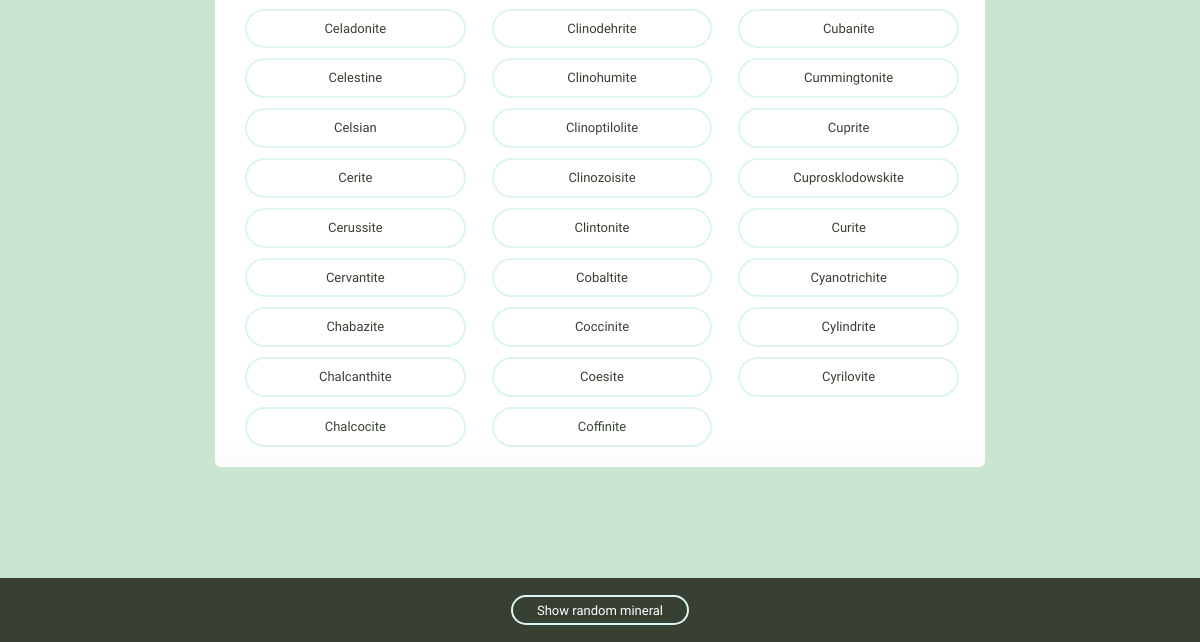
The app's page /minerals/initial/C (lower part), older data.
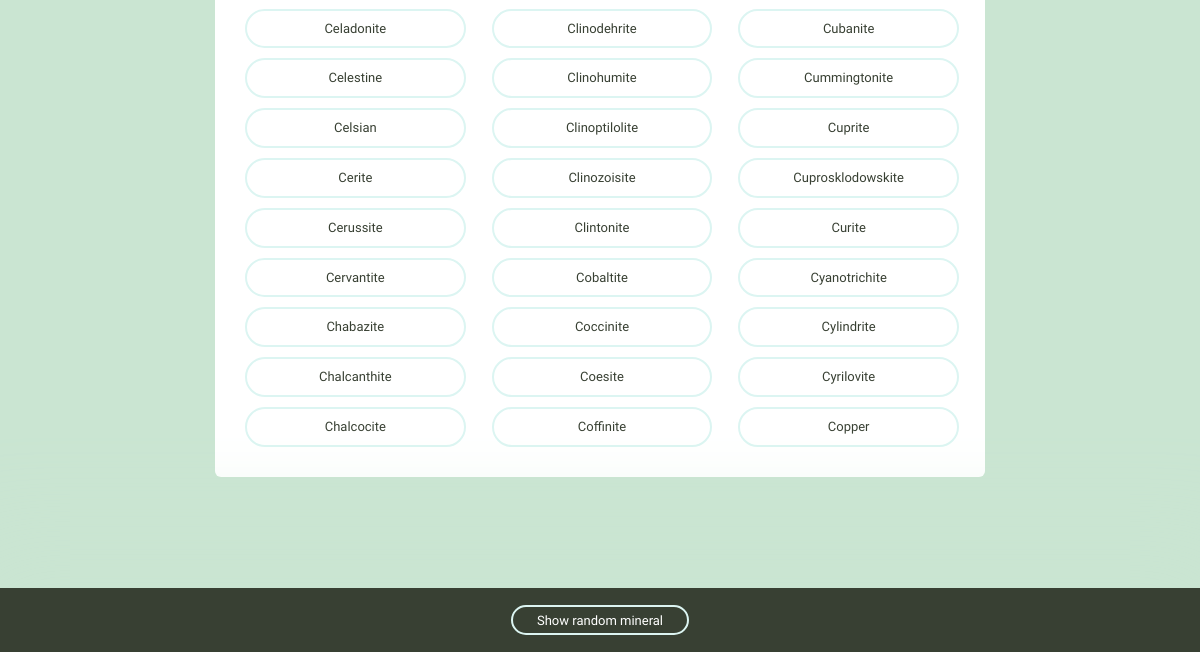
The same page, newer data.
### minerals/models.py (models this page shows, shortened)
class Mineral(models.Model):
    name = models.CharField(max_length=100)
    image_filename = models.CharField(max_length=255, null=True, blank=True)
    image_caption = models.CharField(max_length=500, null=True, blank=True)
    category = models.CharField(max_length=100, null=True, blank=True)
    formula = models.CharField(max_length=500, null=True, blank=True)
    strunz_classification = models.CharField(
        max_length=255, null=True, blank=True)
    crystal_system = models.CharField(max_length=255, null=True, blank=True)
    unit_cell = models.CharField(max_length=255, null=True, blank=True)
    color = models.CharField(max_length=255, null=True, blank=True)
    crystal_symmetry = models.CharField(max_length=255, null=True, blank=True)
    cleavage = models.CharField(max_length=255, null=True, blank=True)
    mohs_scale_hardness = models.CharField(
        max_length=255, null=True, blank=True)
    luster = models.CharField(max_length=255, null=True, blank=True)
    streak = models.CharField(max_length=255, null=True, blank=True)
    diaphaneity = models.CharField(max_length=255, null=True, blank=True)
    optical_properties = models.CharField(
        max_length=255, null=True, blank=True)
    refractive_index = models.CharField(max_length=255, null=True, blank=True)
    crystal_habit = models.CharField(max_length=255, null=True, blank=True)
    specific_gravity = models.CharField(max_length=255, null=True, blank=True)
    group = models.CharField(max_length=255, null=True, blank=True)

### minerals/views.py (the view)
def list_by_initial(request, initial):
    try:
        data = Mineral.objects.filter(
            Q(name__startswith=initial))
    except Mineral.DoesNotExist:
        raise Http404
    else:
        context = {
            'minerals': data,
            'current': initial,
        }
    return render(request, 'minerals/home.html', context)

### minerals/templatetags/mineral_tags.py (called while the page is built)
@register.inclusion_tag('minerals/filters.html')
def filter_by():
    groups = Mineral.objects.values_list(
        'group', flat=True
    ).order_by().distinct()
    categories = Mineral.objects.values_list(
        'category', flat=True
    ).order_by().distinct()
    colors = Mineral.objects.values_list(
        'color', flat=True
    ).order_by().distinct()
    context = {
        'groups': groups,
        'categories': categories,
        'colors': colors,
    }
    return context

### minerals/templates/minerals/home.html (shortened to what this page needs)
{% extends "minerals/base.html" %}
{% block content %}
<div class="grid-100">
  <div>
    <br>
    <ul class="minerals__container">
      {% for mineral in minerals %}
        <li class="minerals__item">
          <a class="minerals__anchor" href="{% url 'minerals:detail' pk=mineral.pk %}">
            {{ mineral.name }}
          </a>
        </li>
      {% endfor %}
    </ul>
  </div>
</div>
{% endblock %}

### minerals/templates/minerals/base.html (shortened to what this page needs)
<!DOCTYPE html>
{% load static from staticfiles %}
{% load mineral_tags %}
<html lang="en">
<head>
  <link rel="stylesheet" href="{% static 'css/global.css' %}">
  <link rel="stylesheet" href="{% static 'minerals/css/custom.css' %}">
</head>
<body>
  <div class="bounds">
  {% block content %}{% endblock %}
  </div>
  <div class="minerals__random">
    <a class="minerals__anchor" href="{% url 'minerals:random' %}">Show random mineral</a>
  </div>
</body>
</html>

### assets/css/global.css (style rules this page uses)
html { font-family: sans-serif; -ms-text-size-adjust: 100%; -webkit-text-size-adjust: 100%; }
body { margin: 0; }
html { font-size: 62.5%; }
body { background-color: #CAE5D2; font-size: 1.5em; line-height: 1.6; font-weight: 400; font-family: "Cousine"; color: #666; }
.bounds { max-width: 800px; margin: 0 auto; padding: 50px 0 150px; overflow: hidden; }
.grid, .grid-5, .grid-10, .grid-15, .grid-20, .grid-25, .grid-30, .grid-33, .grid-35, .grid-40, .grid-45, .grid-50, .grid-55, .grid-60, .grid-65, .grid-66, .grid-70, .grid-75, .grid-80, .grid-90, .grid-95, .grid-100 { float: left; box-sizing: border-box; position: relative; }
.grid-100 { width: 100%; padding: 0 15px; }
ul { list-style: circle inside; padding-left: 0; margin-top: 0; }
li { margin-bottom: 1rem; font-size: 1.3rem; }
table, p, ul { margin-bottom: 2.5rem; }
.minerals__container { background-color: #fff; border-radius: 6px; list-style: none; padding: 30px 30px 20px 30px; -webkit-column-gap: 30px; -moz-column-gap: 30px; column-gap: 30px; }
@media (min-width: 640px) { .minerals__container { -webkit-column-count: 3; -moz-column-count: 3; column-count: 3; } }
.minerals__anchor { border: solid 2px #DCF5F2; border-radius: 100px; color: #384033; display: block; font-size: 13px; text-align: center; padding: 8px 0 7px 0; width: 100%; transition: background-color 200ms ease-in-out, font-weight 200ms ease-in-out, color 200ms ease-in-out; }
.minerals__random { background-color: #384033; box-shadow: 0 0 100px 50px #CAE5D2; color: #fff; padding: 20px 0 20px 0; position: fixed; bottom: 0; text-align: center; width: 100%; }
.minerals__random .minerals__anchor { display: inline; color: #fff; padding: 6px 24px 5px 24px; }

Row changes from the older to the newer data that the page shows:
added Mineral: name "Copper"
